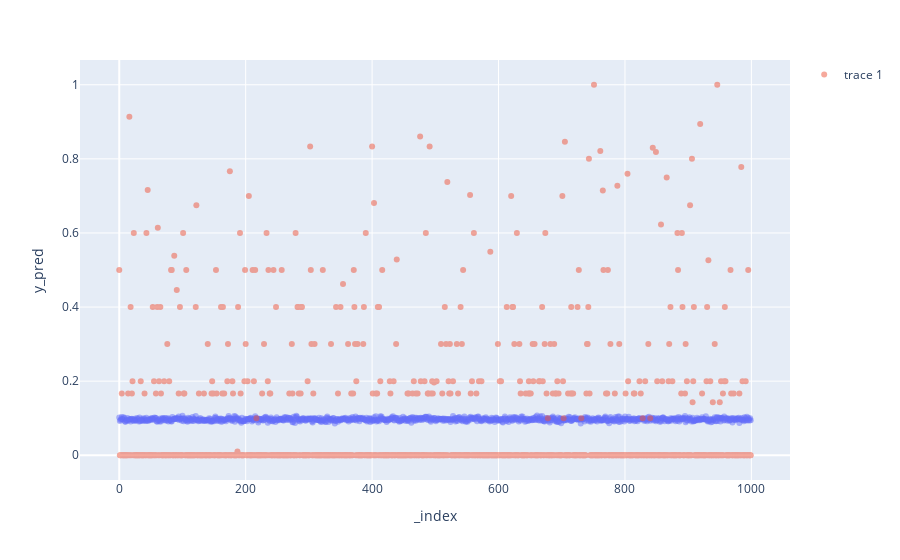

The code cell stored with this chart in its notebook:
### Code cell
best_model = grid_search_nn.best_estimator_

# metricas de desempeño
y_pred = best_model.predict(X_test)
rmse = np.sqrt(sklearn.metrics.mean_squared_error(y_test, y_pred))
mse = sklearn.metrics.mean_squared_error(y_test, y_pred)
r2 = sklearn.metrics.r2_score(y_test, y_pred)
print("Best Parameters: ", grid_search_nn.best_params_)
print(f" RMSE: {rmse:.4f}\n MSE: {mse:.4f}\n R2: {r2:.4f}")

# grafica de predicciones vs valores reales
predicciones = (
    pd.DataFrame({"y_true": y_test, "y_pred": y_pred})
    .reset_index()
    .sort_values(by="y_true")
)
fig = px.scatter(predicciones, x=predicciones.index, y="y_pred", opacity=0.5)
fig.add_scatter(
    x=predicciones.index, y=predicciones["y_true"], mode="markers", opacity=0.5
)
fig.show()

### Figure 1 — Plotly figure (JSON) as saved in the notebook; plotly's stock layout.template omitted (floating-point values rounded to 4 significant figures; data arrays with more than 128 entries replaced by an {"elided": "..."} marker saying what was removed)
{"data": [{"hovertemplate": "_index=%{x}<br>y_pred=%{y}<extra></extra>", "legendgroup": "", "marker": {"color": "#636efa", "opacity": 0.5, "symbol": "circle"}, "mode": "markers", "name": "", "orientation": "v", "showlegend": false, "type": "scatter", "x": {"elided": "1000 int values"}, "xaxis": "x", "y": {"elided": "1000 float values"}, "yaxis": "y"}, {"mode": "markers", "opacity": 0.5, "type": "scatter", "x": {"elided": "1000 int values"}, "y": {"elided": "1000 float values"}}], "layout": {"legend": {"tracegroupgap": 0}, "margin": {"t": 60}, "xaxis": {"anchor": "y", "domain": [0, 1], "title": {"text": "_index"}}, "yaxis": {"anchor": "x", "domain": [0, 1], "title": {"text": "y_pred"}}}}
